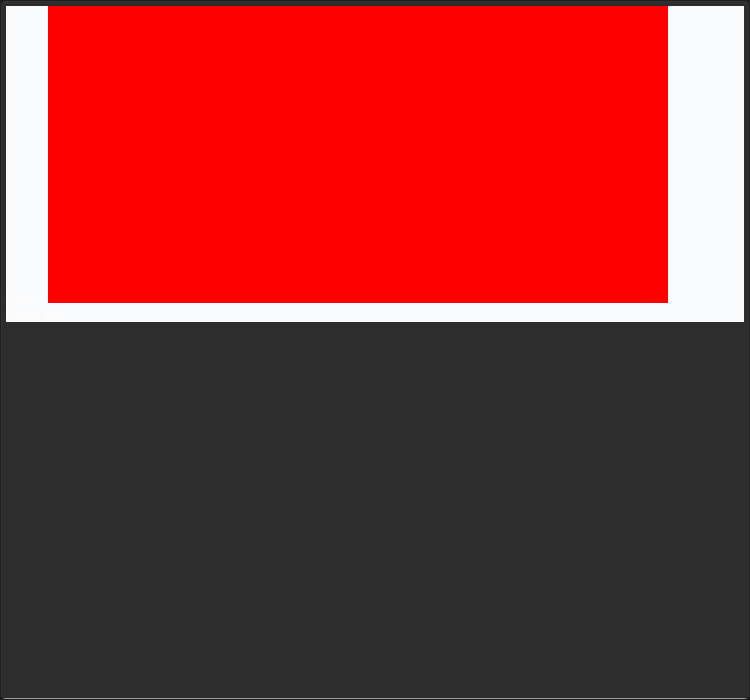

The script that saved this image:
from PyQt6.QtWidgets import QApplication, QTextBrowser
from PyQt6.QtGui import QImage, QColor, QTextDocument
from PyQt6.QtCore import QUrl
import sys

app = QApplication(sys.argv)
tb = QTextBrowser()
tb.resize(750, 700)

img = QImage(960, 460, QImage.Format.Format_ARGB32)
img.fill(QColor(255, 0, 0))
tb.document().addResource(QTextDocument.ResourceType.ImageResource.value, QUrl("chart_preview.png"), img)

html = """
<div style="background: #F8FAFC; border: 1.5px solid #BFDBFE; padding: 12px 10px;">
  <div>Header</div>
  <img src="chart_preview.png" width="620">
  <div>Footer text</div>
</div>
"""
tb.setHtml(html)
tb.show()
tb.grab().save("scratch/test_actual_embed.png")
print("Saved scratch/test_actual_embed.png")
